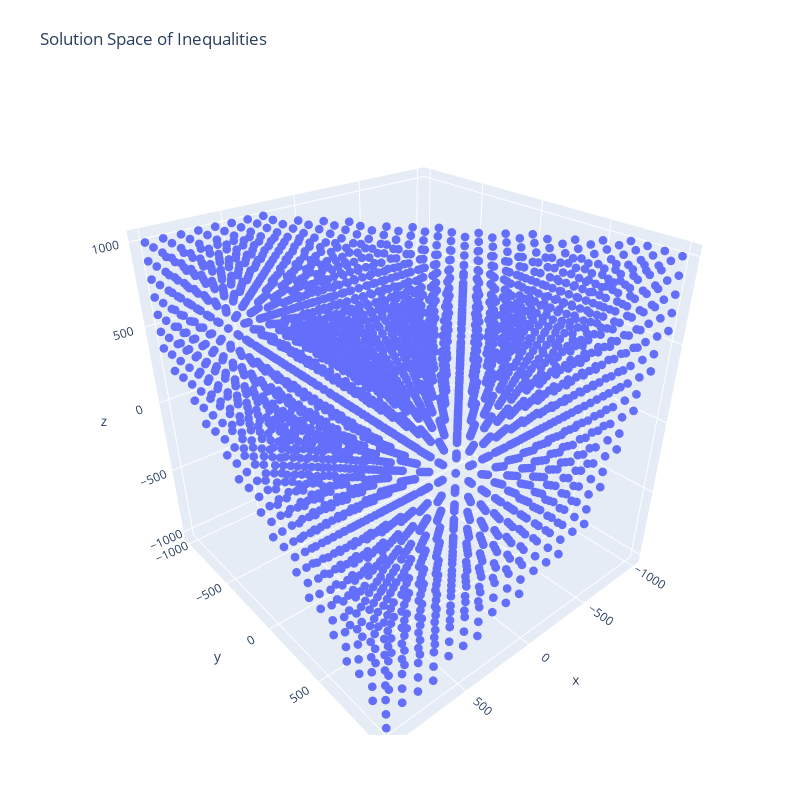

Write notebook code for a chart like this one.
### Markdown cell above
### 1. The solution of the inequality set.
a1x+b1y+c1z+d1>0
<br> a1x+b1y+c1z+d1>0
<br> a1x+b1y+c1z+d1>0

### Code cell
import numpy as np
import plotly.graph_objects as go

def plot_solution_space(a1, b1, c1, d1, a2, b2, c2, d2, a3, b3, c3, d3):
    
    # Define the range of data points shown in the picture
    # You can change the values as you wish to adjust the scale:
    # x_range = np.linspace(starting, ending, nunmber of points between them)
    x_range = np.linspace(-1000, 1000, 20)
    y_range = np.linspace(-1000, 1000, 20)
    z_range = np.linspace(-1000, 1000, 20)
    
    X, Y, Z = np.meshgrid(x_range, y_range, z_range)
    X, Y, Z = X.flatten(), Y.flatten(), Z.flatten()
    
    # Applying the inequalities
    valid_points = (a1*X + b1*Y + c1*Z + d1 > 0) & \
                   (a2*X + b2*Y + c2*Z + d2 > 0) & \
                   (a3*X + b3*Y + c3*Z + d3 > 0)
    
    X, Y, Z = X[valid_points], Y[valid_points], Z[valid_points]

    # Plotting
    fig = go.Figure(data=[go.Scatter3d(x=X, y=Y, z=Z, mode='markers',marker=dict(size=3))])
    fig.update_layout(title='Solution Space of Inequalities', autosize=False,
                      width=800, height=800,
                      margin=dict(l=65, r=50, b=65, t=90))
    fig.show()
    
## Change the values of parameters as you wish, to look for results for different inequality sets.
plot_solution_space(a1=1, b1=2, c1=3, d1=4, a2=4, b2=3, c2=2, d2=1, a3=9, b3=10, c3=11, d3=12)

### Figure 1 — Plotly figure (JSON) as saved in the notebook; plotly's stock layout.template omitted (floating-point values rounded to 4 significant figures; data arrays with more than 128 entries replaced by an {"elided": "..."} marker saying what was removed)
{"data": [{"marker": {"size": 3}, "mode": "markers", "type": "scatter3d", "x": {"elided": "3097 float values"}, "y": {"elided": "3097 float values"}, "z": {"elided": "3097 float values"}}], "layout": {"autosize": false, "height": 800, "margin": {"b": 65, "l": 65, "r": 50, "t": 90}, "scene": {"aspectmode": "auto", "aspectratio": {"x": 1.0, "y": 1.0, "z": 1.0}, "camera": {"center": {"x": 0, "y": 0, "z": 0}, "eye": {"x": 1.209, "y": 1.408, "z": 1.114}, "projection": {"type": "perspective"}, "up": {"x": 0, "y": 0, "z": 1}}}, "title": {"text": "Solution Space of Inequalities"}, "width": 800}}
